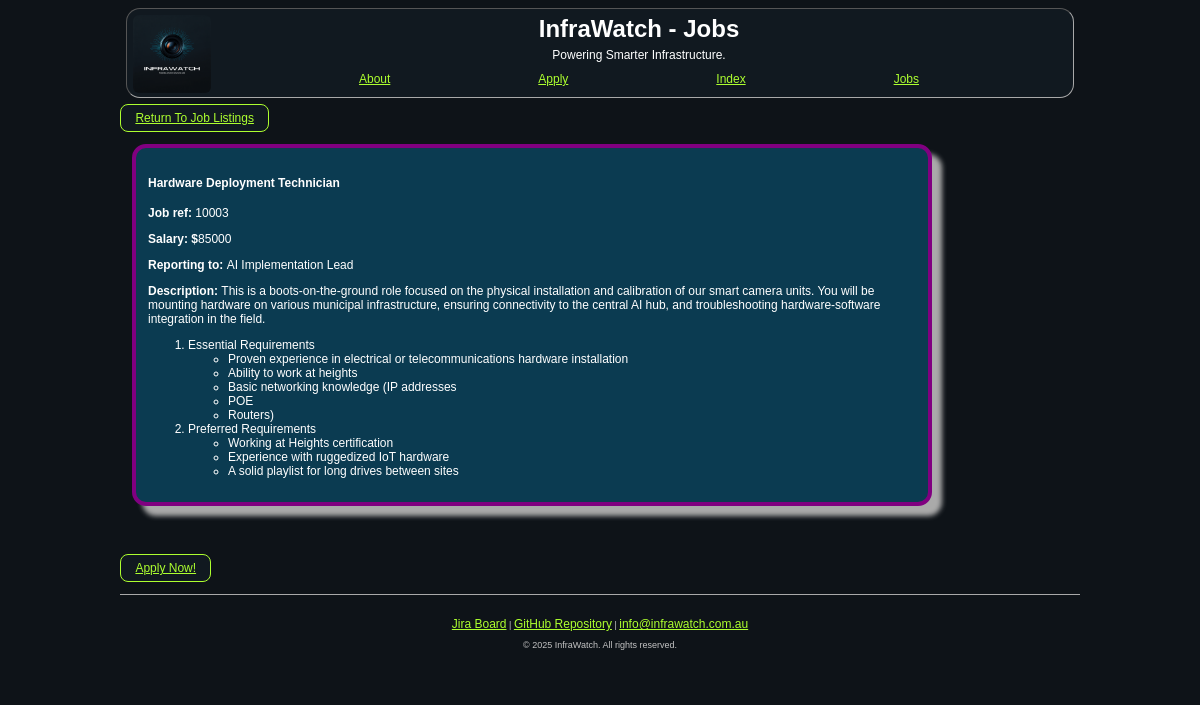
The app's page /job_search_result.php?job_ref=10003 with its own data.
### tables this page shows
CREATE TABLE `jobs` (
  `job_ref` int(11) NOT NULL,
  `job_title` varchar(255) DEFAULT NULL,
  `salary` int(11) NOT NULL,
  `reports_to` varchar(50) NOT NULL,
  `description` text NOT NULL,
  `essential_requirements` text NOT NULL,
  `pref_requirements` text NOT NULL
);

### job_search_result.php (the view, shortened to what this page needs)
<!DOCTYPE html>
<html lang="en">
<head>
    <link rel="stylesheet" href="styles/styles.css">
</head>
<body>
    <?php
    include 'header.inc';
    ?>
<a href="jobs.php">
    <div class="search-container">
    <button>Return To Job Listings</button>
    </div>
</a>
<?php
    $conn = @mysqli_connect ($host,$username,$password,$database);
    if(!$conn) {
            echo "<p> Database connection failed: ". mysqli_connect_error()."</p>";
    }
    else{
        if(isset($_GET['job_ref'])) {
        $job_ref = mysqli_real_escape_string($conn, $_GET['job_ref']);
        $sql = "SELECT * FROM jobs WHERE job_ref = '$job_ref'";
        $result = mysqli_query($conn, $sql);
        if($result && mysqli_num_rows($result) > 0){
            while($row = mysqli_fetch_assoc($result)){
                $job_ref = htmlspecialchars($row['job_ref']);
                $job_title = htmlspecialchars($row['job_title']);
                $salary = htmlspecialchars($row['salary']);
                $reports_to = htmlspecialchars($row['reports_to']);
                $description = htmlspecialchars($row['description']);
                $essential_requirements = htmlspecialchars($row['essential_requirements']);
                $pref_requirements = htmlspecialchars($row['pref_requirements']);
                $essentials_array = explode(", ", $essential_requirements);
                $pref_array = explode(", ", $pref_requirements);
                echo "<section class ='job_entry'>";
                echo "<h4>$job_title</h4>";
                echo "<p><strong>Job ref: </strong>$job_ref</p>";
                echo "<p><strong>Salary: $</strong>$salary</p>";
                echo "<p><strong>Reporting to: </strong>$reports_to</p>";
                echo "<p><strong>Description: </strong>$description</p>";
                echo "<ol>";
                    echo "<li>Essential Requirements";
                        echo "<ul>";
                         foreach ($essentials_array as $ess_item) {
                            echo "<li>" . htmlspecialchars($ess_item) . "</li>";
                        };
                        echo "</ul>";
                    echo "</li>";
                    echo "<li>Preferred Requirements";
                        echo "<ul>";
                        foreach ($pref_array as $pref_item) {
                             echo "<li>" . htmlspecialchars($pref_item) . "</li>";
                        }
                        echo "</ul>";
                echo "</ol>";
                echo "</section>";
            }
        }
        }
    }
?>
<a href="apply.php?job_ref=<?php echo $job_ref; ?>">
    <div class="search-container">
    <button type="button">Apply Now!</button>
    </div>
</a>
    <?php include 'footer.inc'; ?>
</body>
</html>

### styles/styles.css (style rules this page uses)
* { font-family: Arial, Helvetica, sans-serif; font-size: 1vw; }
a:visited, a:link { color: greenyellow; }
body { background-color: #0e1318; color: white; width: 80%; margin-left: 10%; margin-right: 10%; }
.job_entry { border: 4px solid purple; border-radius: 14px; margin: 1em; margin-bottom: 4em; padding: 1em; background-color: #0b3b51 ; width: 80%; box-shadow: 10px 10px 5px #aaaaaa; }
.search-container { display: flex; gap: 0.5em; max-width: 500px; }
.search-container button { padding: 0.5em 1.2em; background-color: #111920; color: greenyellow; border: 1px solid greenyellow; border-radius: 8px; font-size: 1rem; cursor: pointer; transition: background-color 0.25s, color 0.25s; }

### records on screen
jobs: job_title "Hardware Deployment Technician", job_ref "10003", salary "85000", reports_to "AI Implementation Lead", description "This is a boots-on-the-ground role focused on the physical installation and calibration of our smart camera units. You will be mounting hardware on various municipal infrastructure, ensuring connectivity to the central AI hub, and troubleshooting hardware-software integration in the field.", essential_requirements "Proven experience in electrical or telecommunications hardware installation", essential_requirements "Ability to work at heights", essential_requirements "Basic networking knowledge (IP addresses", essential_requirements "POE", essential_requirements "Routers)", pref_requirements "Working at Heights certification", pref_requirements "Experience with ruggedized IoT hardware", pref_requirements "A solid playlist for long drives between sites"

### other values on screen
$page_title "Jobs"
